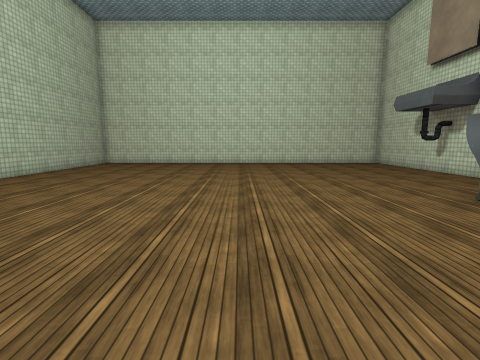
[1] (above)

12 first-person views from a walk through a scene from a Unity 3-D project. The camera is 1.4 m above the floor, tilts 8° down and sees 85° across. The floor is counted in squares, 1 m on a side. Each view is taken from the middle of a square. On the plan, view 1 faces up. The plan holds only what a view shows up to about 13 squares ahead; the rest is blank. The place goes on beyond the plan. The player is left out. Some surface patterns are stand-ins.

[2]
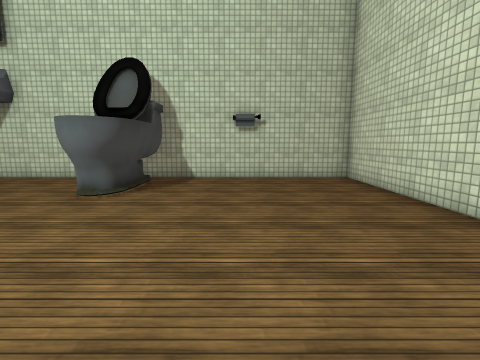

[3]
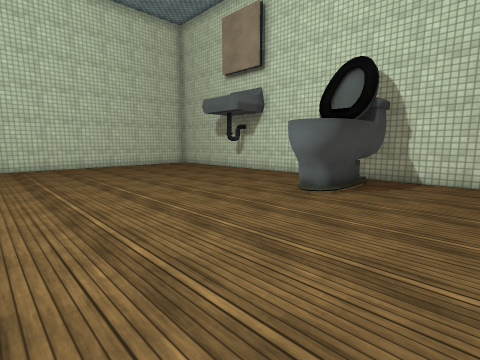

[4]
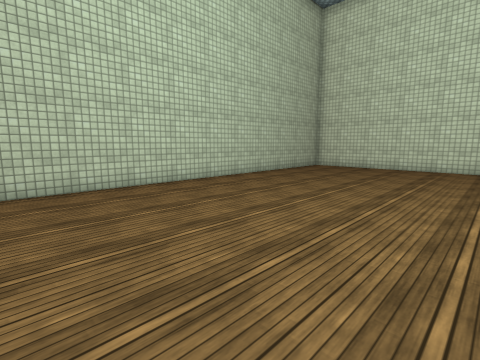

[5]
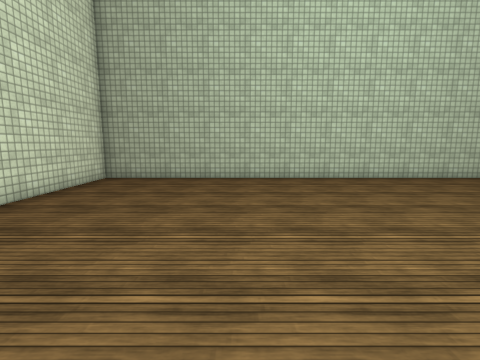

[6]
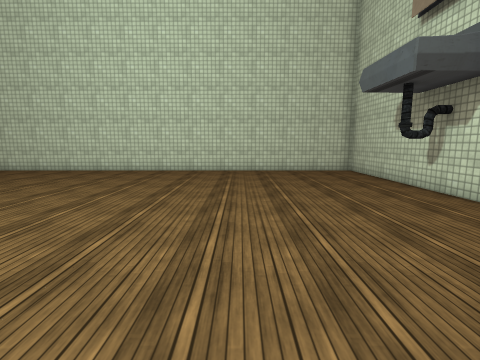

[7]
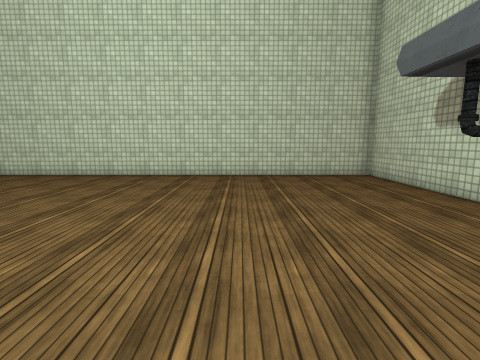

[8]
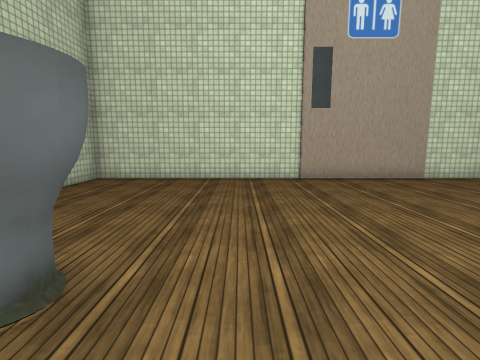

[9]
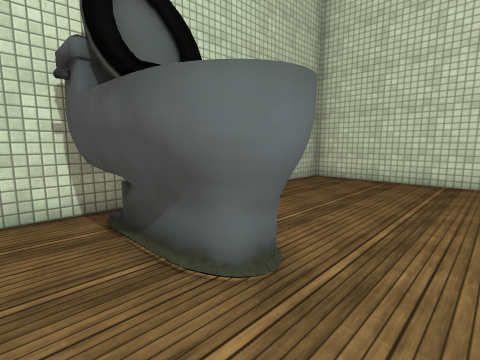

[10]
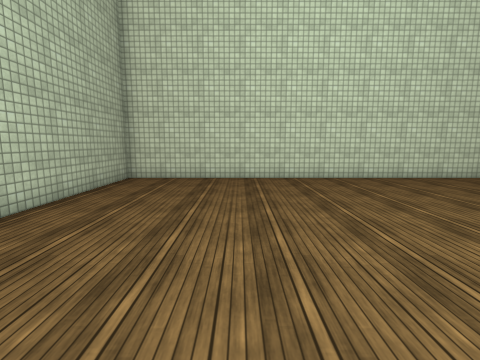

[11]
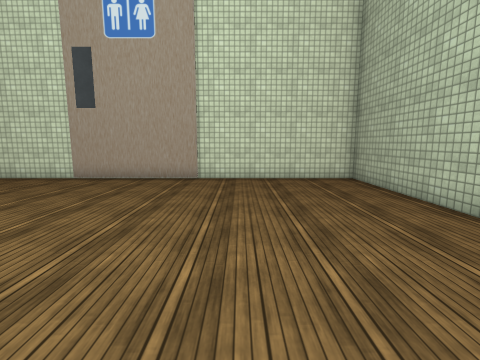

[12]
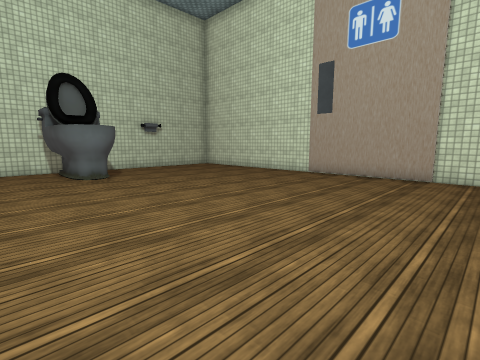

### Floor plan
Key: @ floor where view 1 was taken; # wall or solid block; . floor; O other object.
Columns run from 10 left of view 1 to 10 right of it. Each row starts with its distance up from view 1.
 19 #####################
 18 #...................#
 17 #...................#
 16 #...................#
 15 #...................#
 14 #...................#
 13 #...................#
 12 #..................O#
 11 #...................#
 10 #...................#
  9 #...................#
  8 #...................#
  7 #...............OOOO#
  6 #..............OOOOO#
  5 #...............OOOO#
  4 #...................#
  3 #...................#
  2 #...................#
  1 #...................#
  0 #.........@.........#
 -1 #...................#
 -2 #......#####........#
 -3 ########   ##########

Positions as (right, up) in squares from view 1, and headings:
1: (0, 0), facing up
2: (-1, 2), facing right
3: (-1, 2), facing up-right
4: (-1, 3), facing up-left
5: (1, 3), facing left
6: (4, 5), facing up
7: (4, 7), facing up
8: (4, 8), facing down
9: (4, 8), facing down-right
10: (-5, 8), facing up
11: (-5, 8), facing down
12: (-5, 9), facing down-right
